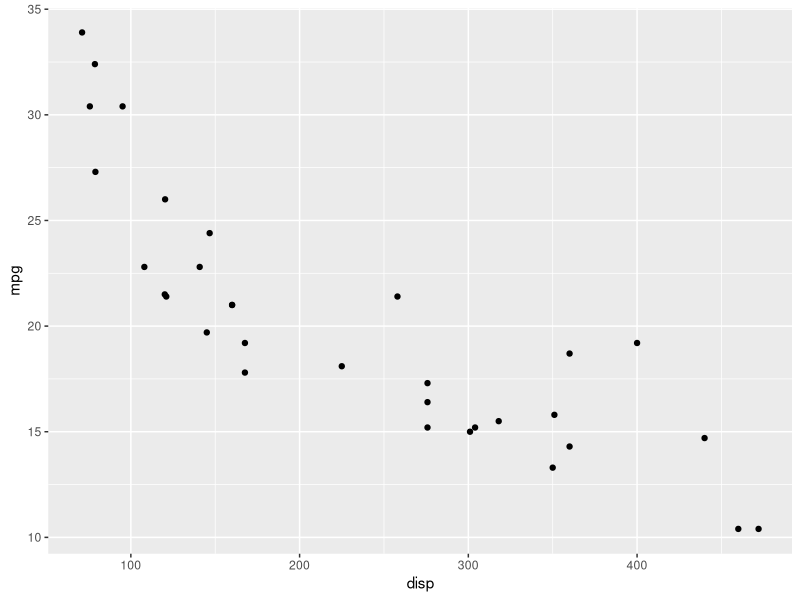
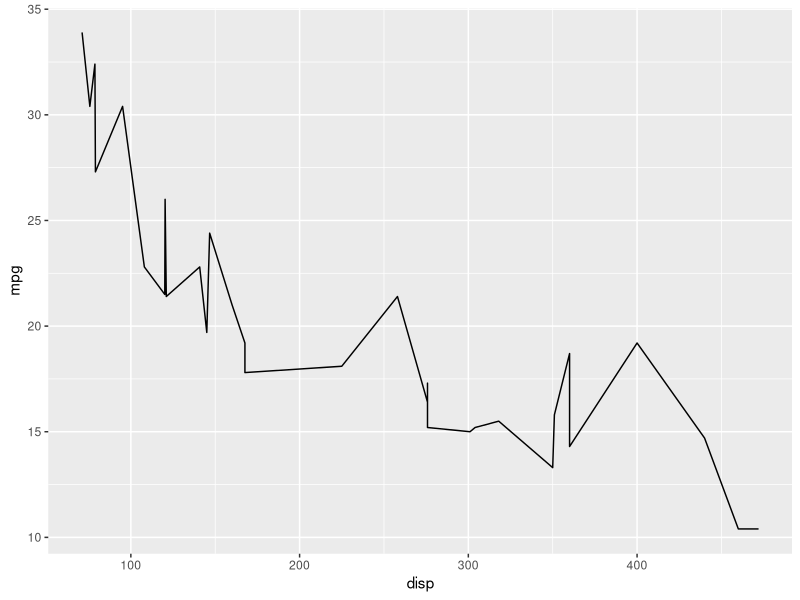
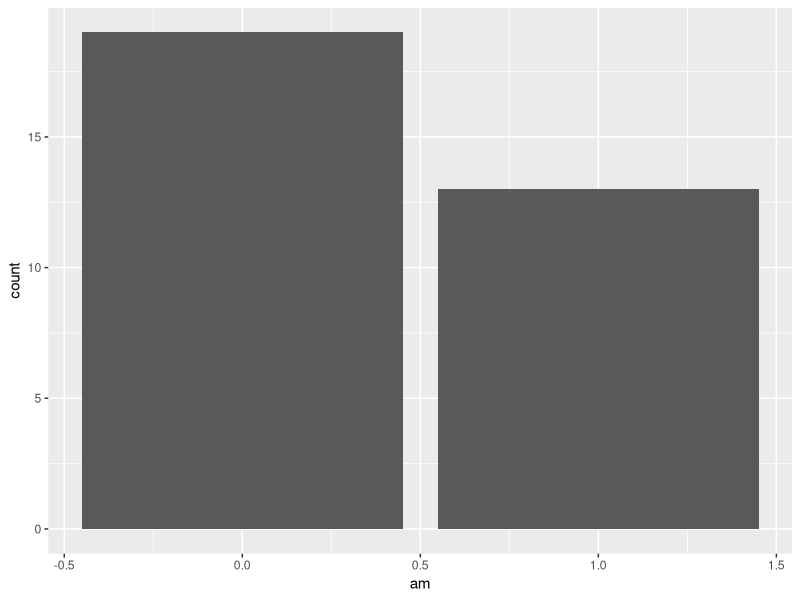
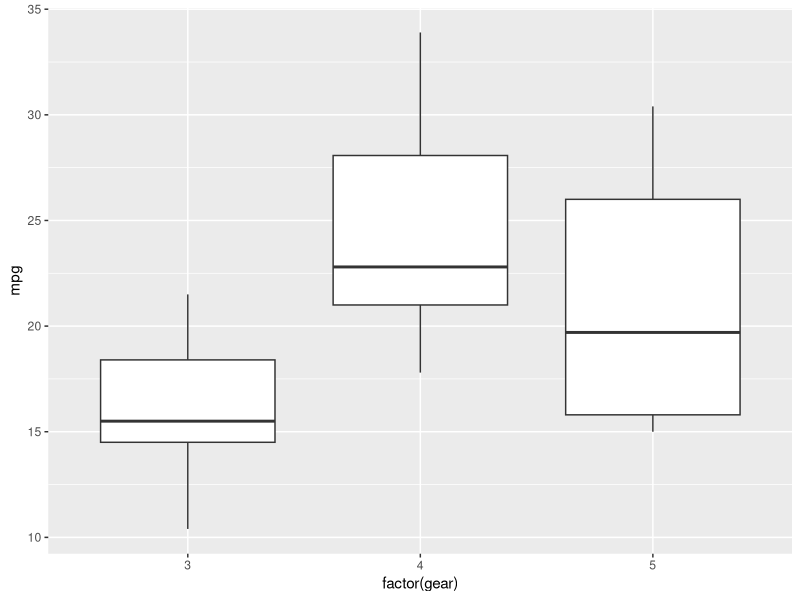
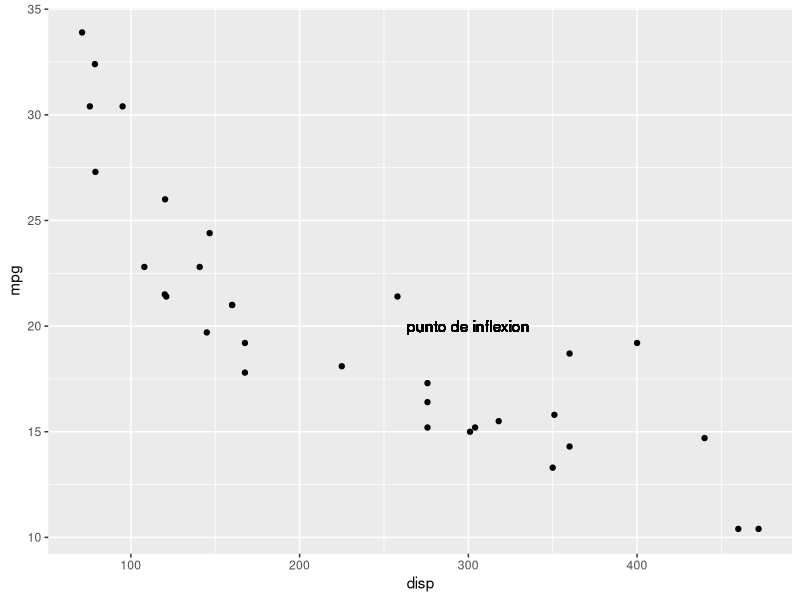
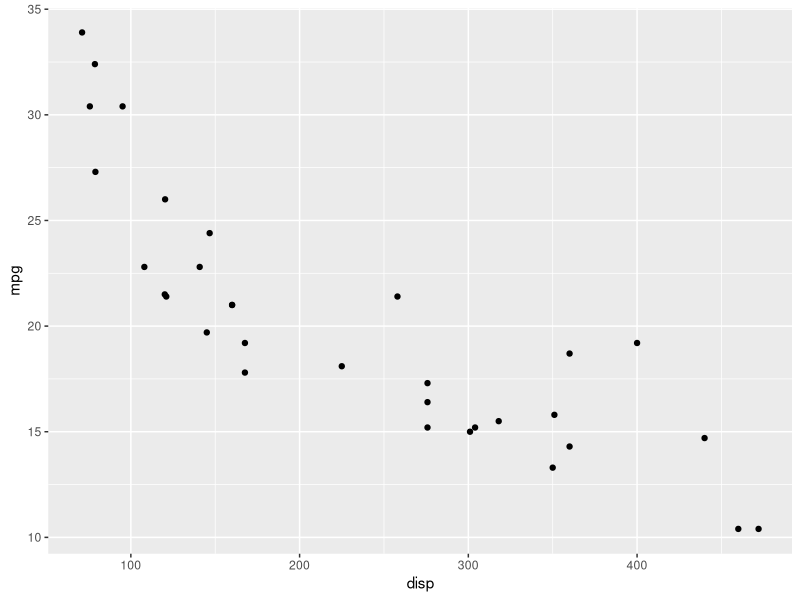

The R source for these figures, in order:
#variables categoricas y continuas
library(ggplot2)
?mtcars
nrow(mtcars)
ncol(mtcars)
#creando un objeto en ggplot
p <- ggplot(data = mtcars)
#crear grafica de puntos
p1 <- p + geom_point(aes(x=disp,y=mpg))
#crear grafica de lineas
p2 <- p+geom_line(aes(x=disp,y=mpg))
#crear grafica de barras
p3 <- p+geom_bar(aes(x=am))
#crear grafica de cajas
p4 <- p+geom_boxplot(aes(x=factor(gear),y=mpg))
#agregar texto
p5 <- p1+geom_text(x=300, y=20, label="punto de inflexion")

show(p1)
show(p2)
show(p3)
show(p4)
show(p5)

ggplot(data = mtcars) + geom_point(aes(x=disp,y=mpg))


